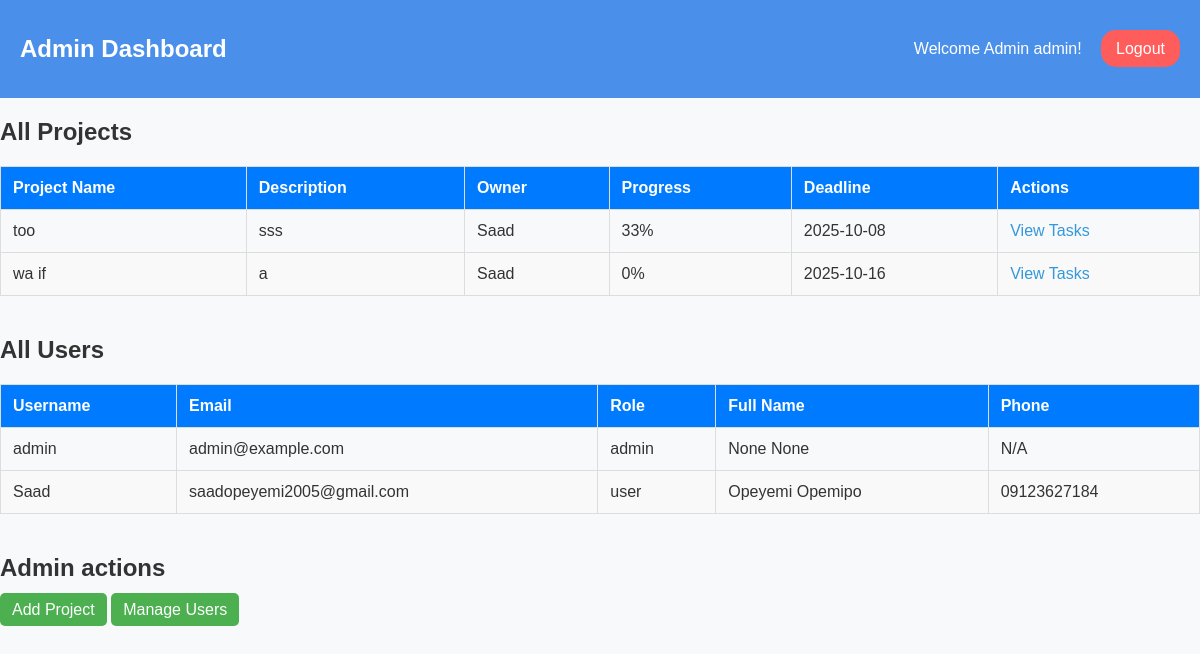
The page /dashboard (signed in) on the database its author committed.
### app.py (models this page shows)
class User(db.Model, UserMixin):
    id = db.Column(db.Integer, primary_key=True)
    email = db.Column(db.String(150), unique=True, nullable=False)
    username = db.Column(db.String(150), unique=True, nullable=False)
    password = db.Column(db.String(150), nullable=False)
    role = db.Column(db.String(50), nullable=False, default="user")
    projects = db.relationship('Project', backref='owner', lazy=True)
    first_name = db.Column(db.String(150), nullable=True)
    last_name = db.Column(db.String(150), nullable=True)
    phone = db.Column(db.String(20), nullable=True)

class Project(db.Model):
    id = db.Column(db.Integer, primary_key=True)
    name = db.Column(db.String(150), nullable=False)
    description = db.Column(db.Text, nullable=True)
    user_id = db.Column(db.Integer, db.ForeignKey('user.id'), nullable=False)
    tasks = db.relationship('Task', backref='project', lazy=True)
    deadline = db.Column(db.Date, nullable=False)
    @property
    def progress(self):
            if not self.tasks:
                return 0
            completed_tasks = sum(1 for task in self.tasks if task.status == 'completed')
            return int((completed_tasks / len(self.tasks)) * 100)

class Task(db.Model):
    id = db.Column(db.Integer, primary_key=True)
    title = db.Column(db.String(150), nullable=False)
    due_date = db.Column(db.Date, nullable=True)
    priority = db.Column(db.String(20), nullable=False, default='Medium')
    description = db.Column(db.Text, nullable=True)
    status = db.Column(db.String(50), nullable=False, default='pending')
    project_id = db.Column(db.Integer, db.ForeignKey('project.id'), nullable=False)
    created_at = db.Column(db.DateTime, nullable=False, default=datetime.utcnow)

### app.py (the view)
@app.route('/dashboard')
@login_required
def dashboard():
    if is_admin():
        projects = Project.query.all()
        users = User.query.all()
        tasks = Task.query.all()
        total_users = len(users)
        total_projects = len(projects)
        total_tasks = len(tasks)
        complete_tasks = sum(1 for task in tasks if task.status == 'completed')
        pending_tasks = total_tasks - complete_tasks
        completion_rate = int((complete_tasks / total_tasks) * 100) if total_tasks > 0 else 0
        return render_template("admin_dashboard.html", projects=projects, users=users, tasks=tasks,
                               total_users=total_users, total_projects=total_projects,
                               total_tasks=total_tasks, complete_tasks=complete_tasks,
                               pending_tasks=pending_tasks, completion_rate=completion_rate)
    else:
        projects = Project.query.filter_by(user_id=current_user.id).all()
        return render_template('dashboard.html', name=current_user.username, projects=projects)

### app.py (called while the page is built)
@login_manager.user_loader
def load_user(user_id):
    return User.query.get(int(user_id))

def is_admin():
    return current_user.is_authenticated and current_user.role == "admin"

### templates/admin_dashboard.html (shortened to what this page needs)
<!DOCTYPE html>
<html lang="en">
<head>
    <link rel="stylesheet" href="{{ url_for('static', filename='admin_dashboard.css') }}">
</head>
<body>
    <nav>
        <h1>Admin Dashboard</h1>
        <div>
            <span>Welcome Admin {{ current_user.username }}!</span>
        <a href="{{ url_for('logout') }}" class="logout-btn">Logout</a>
         </div>
    </nav>
<main>
<section>
    <h2>All Projects</h2>
    <table class="admin-table">
        <thead>
            <tr>
                <th>Project Name</th>
                <th>Description</th>
                <th>Owner</th>
                <th>Progress</th>
                <th>Deadline</th>
                <th>Actions</th>
            </tr>
        </thead>
        <tbody>
            {% for project in projects %}
            <tr>
                <td>{{ project.name }}</td>
                <td>{{ project.description or 'No description' }}</td>
                <td>{{ project.owner.username }}</td>
                <td>{{ project.progress }}%</td>
                <td>{{ project.deadline.strftime('%Y-%m-%d') }}</td>
                <td><a href="{{ url_for('tasks', project_id=project.id) }}">View Tasks</a></td>
            </tr>
            {% endfor %}
        </tbody>
    </table>
</section>
<section>
    <h2>All Users</h2>
    <table class="admin-table">
        <thead>
            <tr>
                <th>Username</th>
                <th>Email</th>
                <th>Role</th>
                <th>Full Name</th>
                <th>Phone</th>
            </tr>
        </thead>
        <tbody>
            {% for user in users %}
            <tr>
                <td>{{ user.username }}</td>
                <td>{{ user.email }}</td>
                <td>{{ user.role }}</td>
                <td>{{ user.first_name }} {{ user.last_name }}</td>
                <td>{{ user.phone or 'N/A' }}</td>
            </tr>
            {% endfor %}
        </tbody>
    </table>
</section>
            <section>
                <h2>Admin actions</h2>
                <a href="{{ url_for('add_project') }}" class="btn">Add Project</a>
                <a href="{{ url_for('manage_users') }}" class="btn">Manage Users</a>
            </section>
</main>
</body>
</html>

### static/admin_dashboard.css (style rules this page uses)
body { font-family: Arial, Helvetica, sans-serif; background-color: #f8f9fa; margin: 0; padding: 0; color: #333; }
nav { background-color: #4a90ea; color: #fff; padding: 15px 20px; display: flex; justify-content: space-between; align-items: center; position: sticky; top: 0; z-index: 1000; }
span { margin-right: 15px; }
.logout-btn { background-color: #ff5c5c; color: #fff; border-radius: 15px; padding: 10px 15px; text-decoration: none; }
.admin-table { width: 100%; border-collapse: collapse; margin-bottom: 40px; font-family: Arial, sans-serif; }
.admin-table th, .admin-table td { border: 1px solid #ddd; padding: 12px; text-align: left; }
.admin-table th { background-color: #007bff; color: #fff; }
.admin-table tr:nth-child(even) { background-color: #f9f9f9; }
.admin-table a { color: #3498db; text-decoration: none; }
.btn { background-color: #4CAF50; color: white; padding: 8px 12px; text-decoration: none; border-radius: 5px; }

### rows shown on the page
User: username "admin", email "admin@example.com", role "admin", first_name "None", last_name "None", phone "N/A"
Project: name "too", description "sss", owner.username "Saad", progress "33", deadline "2025-10-08"
Project: name "wa if", description "a", owner.username "Saad", progress "0", deadline "2025-10-16"
User: username "Saad", email "saadopeyemi2005@gmail.com", role "user", first_name "Opeyemi", last_name "Opemipo", phone "09123627184"
